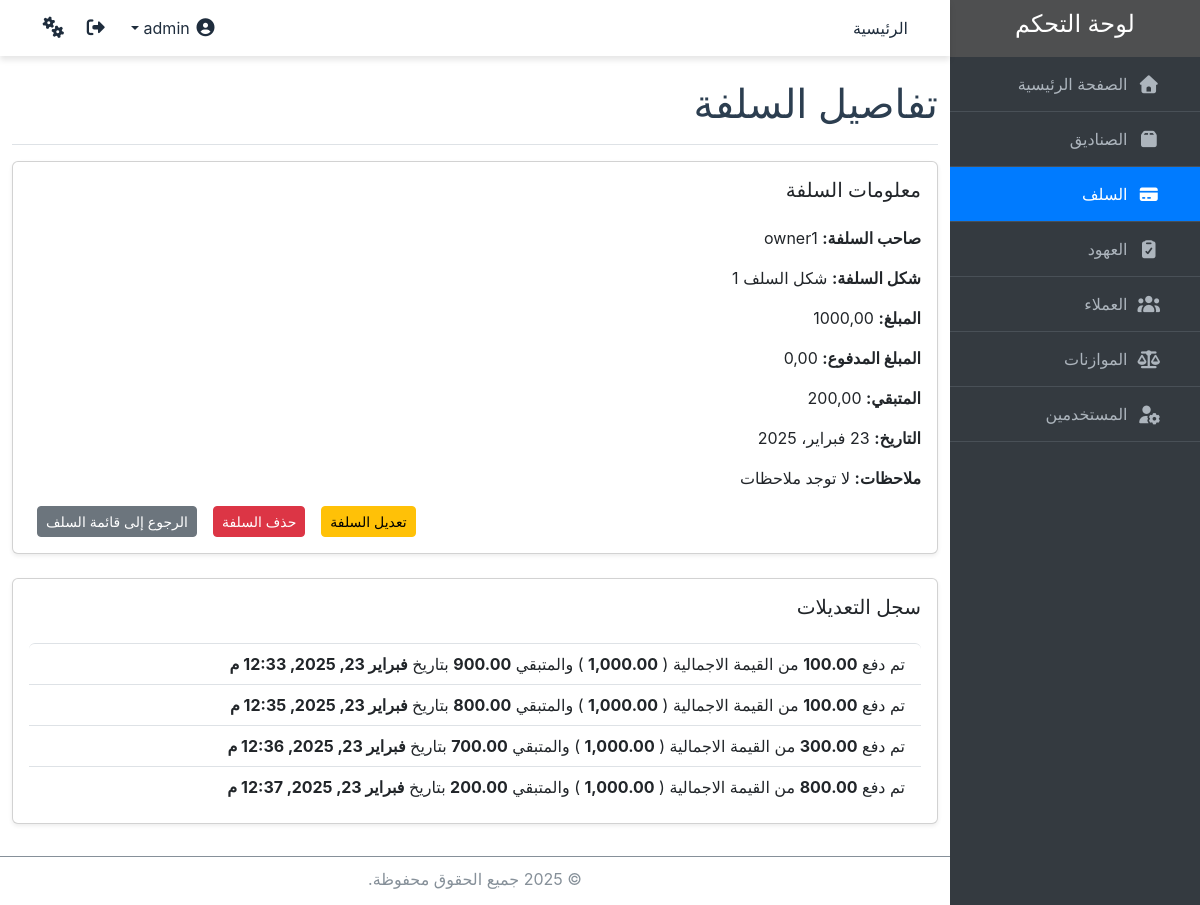
The page /loans/1/ (signed in) on the database as committed earlier.
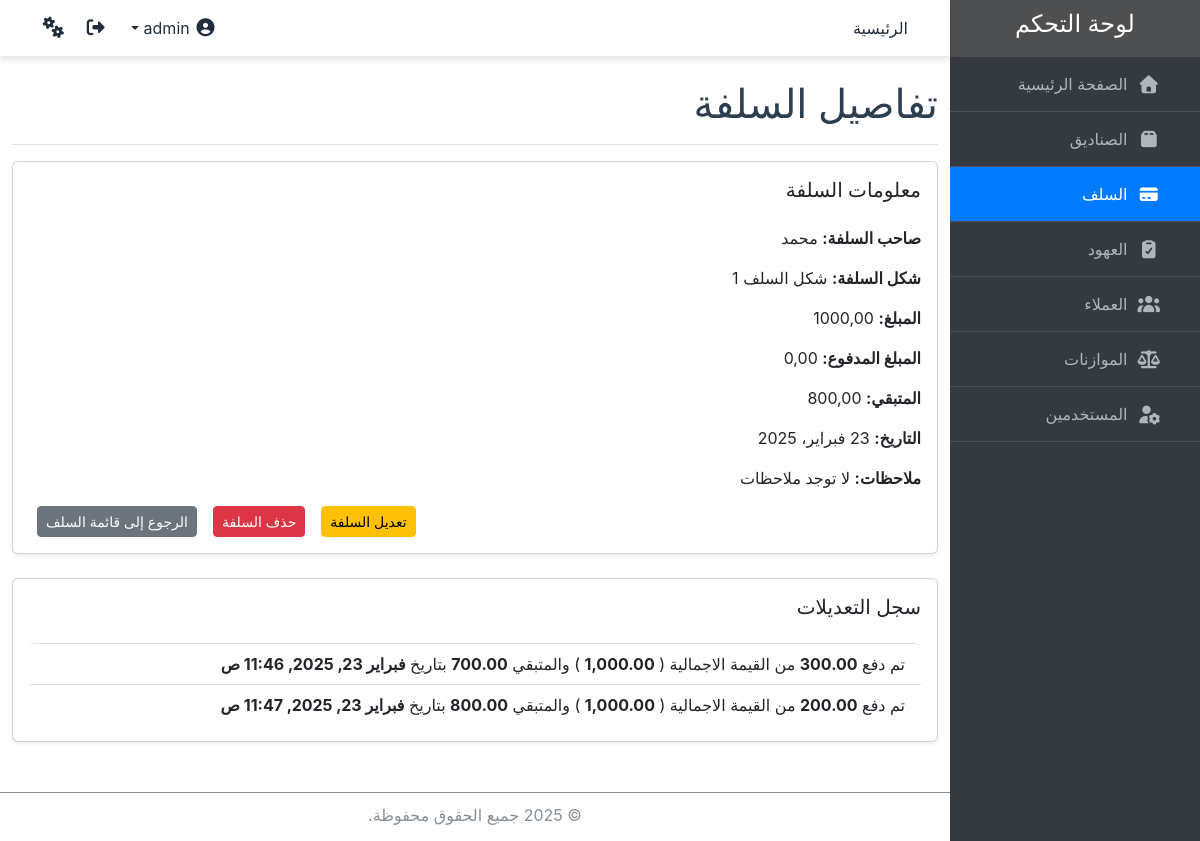
The same page on the database as committed later.
### core/models.py (models this page shows, shortened)
class Loan(models.Model):
    loan_owner = models.CharField(max_length=100, default='', verbose_name="صاحب السلف")
    loan_type = models.ForeignKey('LoanType', on_delete=models.CASCADE, related_name='loans', verbose_name="شكل السلف")
    amount = models.DecimalField(max_digits=10, decimal_places=2, default=0, verbose_name="قيمة السلف")
    paid_amount = models.DecimalField(max_digits=10, decimal_places=2, default=0, verbose_name="المبلغ المدفوع")
    remaining_amount = models.DecimalField(max_digits=10, decimal_places=2, default=0, null=True, verbose_name="المتبقي")
    note = models.TextField(verbose_name="ملاحظات", blank=True, null=True)
    date = models.DateField(verbose_name="تاريخ السلفة", auto_now_add=True)
    class Meta:
        verbose_name = "سلفة"
        verbose_name_plural = "السلف"

class LoanHistory(models.Model):
    loan = models.ForeignKey(Loan, on_delete=models.CASCADE, related_name="history", verbose_name="السلفة")
    amount = models.DecimalField(max_digits=10, decimal_places=2, verbose_name="القيمة")
    paid_amount = models.DecimalField(max_digits=10, decimal_places=2, verbose_name="المبلغ المدفوع")
    remaining_amount = models.DecimalField(max_digits=10, decimal_places=2, verbose_name="المتبقي")
    note = models.TextField(verbose_name="ملاحظات", blank=True, null=True)
    date = models.DateTimeField(auto_now_add=True, verbose_name="تاريخ التعديل")
    class Meta:
        verbose_name = "سجل السلفة"
        verbose_name_plural = "سجلات السلف"
        default_permissions = []
    def formatted_amount(self):
        return "{:,.2f}".format(self.amount)
    def formatted_paid_amount(self):
        return "{:,.2f}".format(self.paid_amount)
    def formatted_remaining_amount(self):
        return "{:,.2f}".format(self.remaining_amount)

class LoanType(models.Model):
    type = models.CharField(max_length=50, unique=True, verbose_name="شكل السلف")
    class Meta:
        verbose_name = "شكل السلف"
        verbose_name_plural = "اشكال السلف"
        default_permissions = []
    def __str__(self):
        return self.type

### core/views.py (the view)
# urls.py: path('loans/<int:pk>/', views.LoanDetailView.as_view(), name='loan_detail'),
class LoanDetailView(PermissionMixin, DetailView):
    model = Loan
    template_name = 'loans/loan_detail.html'
    permission_required = 'core.view_loan'

### core/views.py (called while the page is built)
    def has_permission(self):
        perms = self.get_permission_required()
        return self.request.user.has_perms(perms) or self.request.user.is_superuser

### core/templates/loans/loan_detail.html (shortened to what this page needs)
{% extends 'base.html' %}
{% block content %}
  <div class="container mt-4">
    <div class="d-flex justify-content-between align-items-center border-bottom pb-2 mb-3">
        <h1 class="text-right">تفاصيل السلفة</h1>
    </div>
    <div class="card shadow-sm border-1 mb-4">
      <div class="card-body">
        <h5 class="card-title mb-4">معلومات السلفة</h5>
        <div class="row">
            <p><strong>صاحب السلفة:</strong> {{ object.loan_owner }}</p>
            <p><strong>شكل السلفة:</strong> {{ object.loan_type }}</p>
            <p><strong>المبلغ:</strong> {{ object.amount }}</p>
            <p><strong>المبلغ المدفوع:</strong> {{ object.paid_amount }}</p>
            <p><strong>المتبقي:</strong> {{ object.remaining_amount }}</p>
            <p><strong>التاريخ:</strong> {{ object.date }}</p>
            <p><strong>ملاحظات:</strong> {{ object.note|default:"لا توجد ملاحظات" }}</p>
        </div>
        <div class="d-flex justify-content-end">
          <a href="{% url 'loan_update' object.pk %}" class="btn btn-warning btn-sm mx-2">تعديل السلفة</a>
          <a href="{% url 'loan_delete' object.pk %}" class="btn btn-danger btn-sm mx-2">حذف السلفة</a>
          <a href="{% url 'loan_list' %}" class="btn btn-secondary btn-sm mx-2">الرجوع إلى قائمة السلف</a>
        </div>
      </div>
    </div>
    <div class="card shadow-sm border-1">
      <div class="card-body">
        <h5 class="card-title mb-4">سجل التعديلات</h5>
        {% if object.history.all %}
          <ul class="list-group" style="padding-right: 0;">
            {% for history in object.history.all %}
              <li class="list-group-item" style="border-width: 1px 0 0;">
                تم دفع <strong>{{ history.formatted_paid_amount }}</strong> من القيمة الاجمالية ( <strong>{{ history.formatted_amount }}</strong> )
                والمتبقي <strong>{{ history.formatted_remaining_amount }}</strong>
                بتاريخ  <strong>{{ history.date }}</strong>
              </li>
            {% endfor %}
          </ul>
        {% else %}
          <p class="text-muted">لا يوجد سجل تعديلات لهذه السلفة.</p>
        {% endif %}
      </div>
    </div>
  </div>
{% endblock %}

Rows that differ between the two databases and show on the page:
removed LoanHistory: formatted_paid_amount "300.00", formatted_amount "1,000.00", formatted_remaining_amount "700.00", date "فبراير 23, 2025, 12:36 م"
removed LoanHistory: formatted_paid_amount "800.00", formatted_amount "1,000.00", formatted_remaining_amount "200.00", date "فبراير 23, 2025, 12:37 م"
changed Loan "لا توجد ملاحظات": loan_owner "owner1" → "محمد"; remaining_amount "200,00" → "800,00"
changed LoanHistory: formatted_paid_amount "100.00" → "300.00"; formatted_remaining_amount "900.00" → "700.00"; date "فبراير 23, 2025, 12:33 م" → "فبراير 23, 2025, 11:46 ص"
changed LoanHistory: formatted_paid_amount "100.00" → "200.00"; date "فبراير 23, 2025, 12:35 م" → "فبراير 23, 2025, 11:47 ص"
